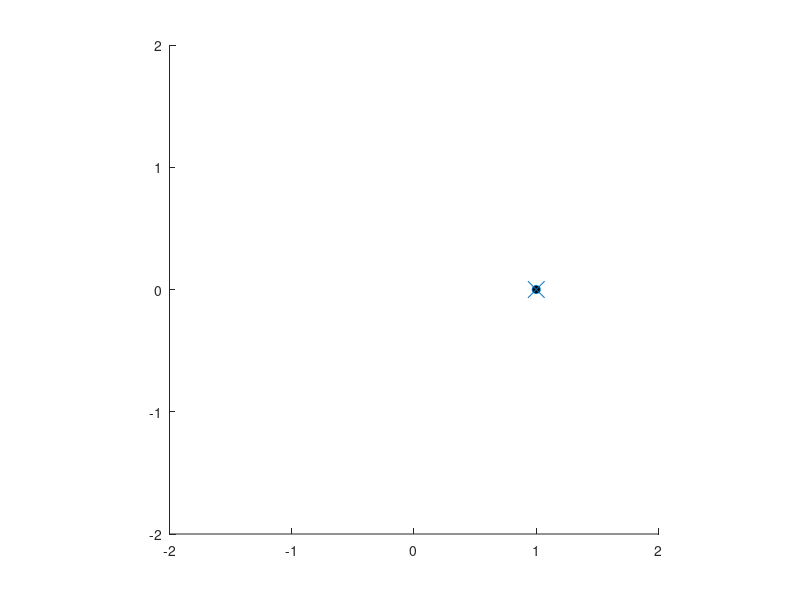

Reproduce this figure in MATLAB. (Note: this script raises an error after producing the figure.)
%Particle Filter example
clear

%% Parameters
Tmax = 100; %Number of time steps
Q = [0.001 0
    0 0.001]; %State noise
R = [0.04 0
    0 0.04]; %Measurement noise

N = 1000;    %Number of particles
minx = -2;
maxx = 2;
miny = -2;
maxy = 2;

%initial position
xtrue = [1
    0];

%Initial guess
P = [0.02 0
    0 0.02];             %Initial variance of estimated position
M = xtrue;   %Initial Guess for the position

Wi = 1/N*ones(1,N); %initial weight of the particles
xi = M + chol(P')*randn(2,N); %Initial particles


%Plots initialization
figure(1); %Particle, real positions, measurement, ellipsoid of confidence
axis equal;
axis([minx maxx miny maxy]);
hx = line(xtrue(1),xtrue(2),1,'Marker','o','MarkerFaceColor','k');
hy = line(xtrue(1),xtrue(2),1,'Marker','x','MarkerSize',12);
hold on;
hz = scatter(xi(1,:),xi(2,:),40,[1 0 0]);
hz.MarkerFaceColor = 'r';
hz.MarkerFaceAlpha = 'flat';
hz.AlphaDataMapping = 'none';
hz.AlphaData = Wi/max(Wi);
%Create and plot Ellipsoid
X0=sum(xi.*[Wi;Wi],2);
M=(xi.*Wi-X0*ones(1,N).*Wi)*(xi.*Wi-X0*ones(1,N).*Wi)'*N;
[U,S,V]=svd(M);
a=0:0.1:2*pi;
ell0=[sqrt(S(1,1))*cos(a);sqrt(S(2,2))*sin(a)]*sqrt(3); %3-sigma interval,
                    % corresponds to 98.8% of confidence interval (well explained in J.Sola Phd Thesis)
ell=X0*ones(1,length(a))+V'*ell0;
hxell = line(ell(1,:),ell(2,:),'LineWidth',2,'Color','r');
figure(2);  %Particles weights (sorted)
hstem = stem(sort(Wi));


%% Loop
for t = 1:Tmax

    % True position
    [v] = chol(Q)*randn(2,1);
    xtrue = xtrue...
        + [-2*pi/Tmax*sin(2*pi*t/Tmax) 2*pi/Tmax*cos(2*pi*t/Tmax)]'...
        +[v(1) v(2)]'; %trajectory is a circle plus perturbation

    %Measurement
    w = randn(1,2)*chol(R);
    ytrue = xtrue + [w(1) w(2)]'; %Measurement is true position plus noise

    %update plot
    hx.XData = xtrue(1);
    hx.YData = xtrue(2);
    hy.XData = ytrue(1);
    hy.YData = ytrue(2);
    figure(1);title(['step ' num2str(t)]);
    pause;
    title(['step ' num2str(t) ' : Predicting']);
    pause(0.01);

    %Predict
    v = chol(Q)*randn(2,N);
    %xi = ?

    %update particle positions after prediction
    hz.XData = xi(1,:);
    hz.YData = xi(2,:);
    %Update Ellipsoid after prediction
    X0=sum(xi.*[Wi;Wi],2);
    M=(xi.*Wi-X0*ones(1,N).*Wi)*(xi.*Wi-X0*ones(1,N).*Wi)'*N;
    [U,S,V]=svd(M);
    a=0:0.1:2*pi;
    ell0=[sqrt(S(1,1))*cos(a);sqrt(S(2,2))*sin(a)]*sqrt(3);
    ell=X0*ones(1,length(a))+V'*ell0;
    set(hxell,'Xdata',ell(1,:),'Ydata',ell(2,:));
    figure(1);title(['step ' num2str(t) ' ; After Prediction']);
    pause;

    %update particles weights
    for i = 1:N
        %Wi(i) = ?;
    end
    Wi = Wi/sum(Wi); %Normalize


    %update particle weights and ellipsoid of confidence
    hz.XData = xi(1,:);
    hz.YData = xi(2,:);
    hz.AlphaData = Wi/max(Wi);
    hz.MarkerFaceAlpha = 'flat';
    hstem.YData = sort(Wi);
    %Update Ellipsoid
    X0=sum(xi.*[Wi;Wi],2);
    M=(xi.*Wi-X0*ones(1,N).*Wi)*(xi.*Wi-X0*ones(1,N).*Wi)'*N;
    [U,S,V]=svd(M);
    a=0:0.1:2*pi;
    ell0=[sqrt(S(1,1))*cos(a);sqrt(S(2,2))*sin(a)]*sqrt(3);
    ell=X0*ones(1,length(a))+V'*ell0;
    set(hxell,'Xdata',ell(1,:),'Ydata',ell(2,:));
    figure(1);title(['step ' num2str(t) ' ; After Update']);
    figure(2);title(['step ' num2str(t) ' ; After Update ; Neff = ' num2str(Neff)]);
    pause;
end

%% Resampling algorithm
function [W,X] = resample(W,X)
% Resampling algorithm
% Multinomial algorithm
% W : weights of the particles
% indx : index of the particles to be resampled
W = W/sum(W); % just in case the weights are not normalized
N = length(W);
Q = cumsum(W);
i=1;
indx = 1:N; % Preallocate indx (save time)
while (i<=N)
    sampl = rand(1,1);
    j=1;
    while (Q(j)<sampl)
        j=j+1;
    end
    indx(i)=j;
    i=i+1;
end
X = X(:,indx);
W = ones(1,N)/N;
end